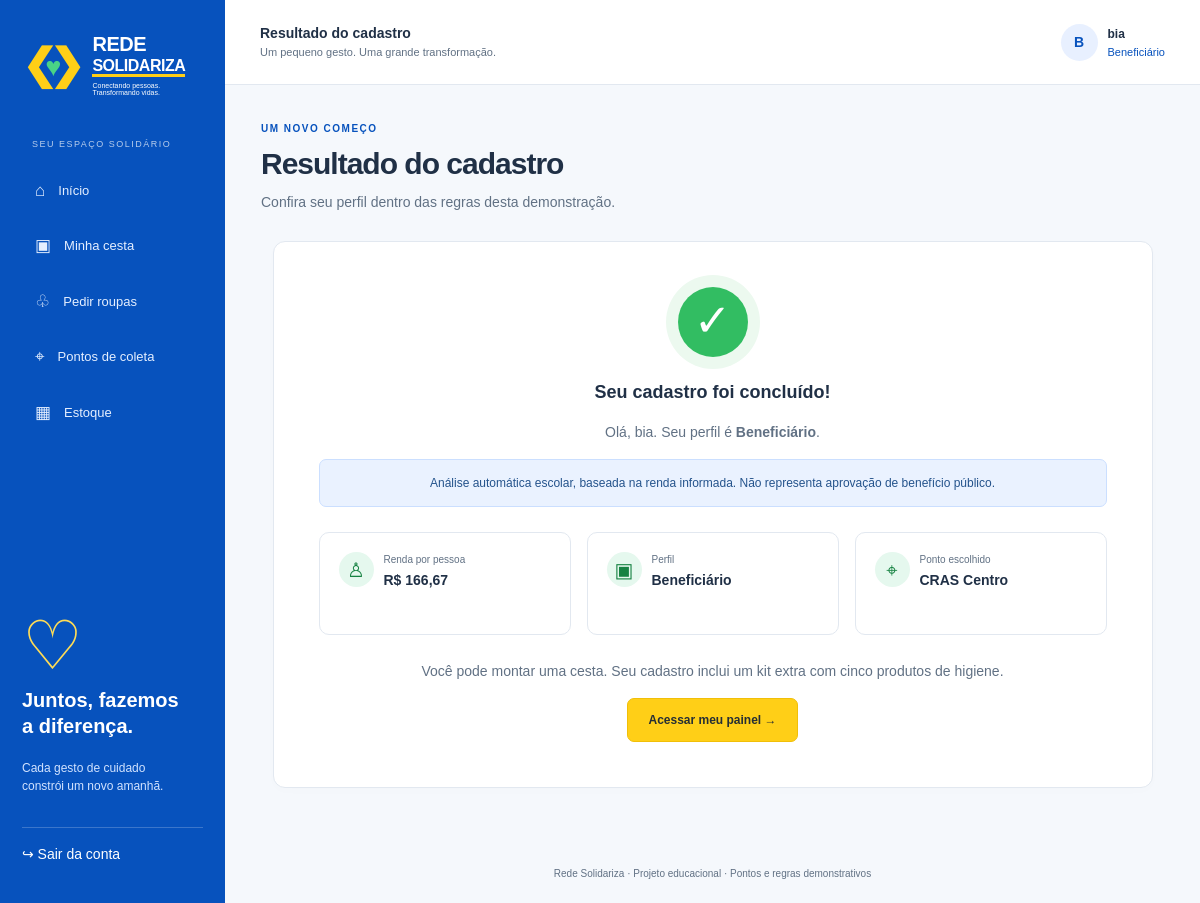
The page /resultado (signed in) on the database its author committed.
### tables this page shows
CREATE TABLE usuarios(id INTEGER PRIMARY KEY, nome TEXT NOT NULL, cpf TEXT UNIQUE NOT NULL, telefone TEXT NOT NULL, senha TEXT NOT NULL, moradores INTEGER NOT NULL, criancas INTEGER NOT NULL, renda INTEGER NOT NULL, perfil TEXT NOT NULL, higiene INTEGER NOT NULL, codigo TEXT UNIQUE NOT NULL, ponto TEXT NOT NULL, admin INTEGER NOT NULL DEFAULT 0);

### app.py (the view)
@app.route('/resultado')
@login_required
def resultado():
    return render_template('resultado.html', title='Resultado do cadastro')

### app.py (called while the page is built)
def db():
    if 'db' not in g:
        g.db = sqlite3.connect(app.config['DATABASE'], timeout=15)
        g.db.row_factory = sqlite3.Row
        g.db.execute('PRAGMA foreign_keys=ON')
    return g.db

@app.template_filter('brl')
def brl(value):
    return ('R$ ' + f'{value / 100:,.2f}').replace(',', 'X').replace('.', ',').replace('X', '.')

@app.before_request
def prepare():
    g.user = db().execute('SELECT * FROM usuarios WHERE id=?', (session.get('uid'),)).fetchone()
    if 'csrf' not in session:
        session['csrf'] = secrets.token_hex(32)
    if request.method == 'POST' and not secrets.compare_digest(session['csrf'], request.form.get('csrf','')):
        abort(400, 'Sua sessão expirou. Recarregue a página e tente novamente.')

def login_required(f):
    @wraps(f)
    def wrapped(*args, **kwargs):
        if not g.user:
            return redirect(url_for('login'))
        return f(*args, **kwargs)
    return wrapped

@app.context_processor
def context():
    return dict(user=g.user, pontos=PONTOS, icones=ICONES, tipos=TIPOS)

### templates/resultado.html
{% extends 'base.html' %}{% block content %}<div class="page-heading"><span class="eyebrow">UM NOVO COMEÇO</span><h1>Resultado do cadastro</h1><p>Confira seu perfil dentro das regras desta demonstração.</p></div><section class="card result"><div class="success-icon">✓</div><h2>Seu cadastro foi concluído!</h2><p>Olá, {{ user.nome.split()[0] }}. Seu perfil é <strong>{{ user.perfil }}</strong>.</p><div class="notice info">Análise automática escolar, baseada na renda informada. Não representa aprovação de benefício público.</div><div class="stats"><article><span>♙</span><small>Renda por pessoa</small><strong>{{ (user.renda / user.moradores)|brl }}</strong></article><article><span>▣</span><small>Perfil</small><strong>{{ user.perfil }}</strong></article><article><span>⌖</span><small>Ponto escolhido</small><strong>{{ user.ponto }}</strong></article></div><p>{% if user.perfil=='Beneficiário' %}Você pode montar uma cesta. {% if user.higiene %}Seu cadastro inclui um kit extra com cinco produtos de higiene.{% endif %}{% else %}Você pode registrar doações de alimentos, roupas e valores.{% endif %}</p><a class="button yellow" href="{{ url_for('painel') }}">Acessar meu painel →</a></section>{% endblock %}

### templates/base.html (shortened to what this page needs)
<!DOCTYPE html>
<html lang="pt-BR">
<head><link rel="stylesheet" href="{{ url_for('static',filename='style.css') }}"></head>
<body class="{{ 'doador' if user and user.perfil=='Doador' else '' }} {{ 'autenticacao' if not user else '' }}">
{% macro logo() %}<a class="logo" href="{{ url_for('home') }}"><span class="marca" aria-hidden="true">❮<b>♥</b>❯</span><span>REDE<br><strong>SOLIDARIZA</strong><small>Conectando pessoas. Transformando vidas.</small></span></a>{% endmacro %}
{% if user %}
<aside class="sidebar" id="menu">{{ logo() }}<span class="nav-label">SEU ESPAÇO SOLIDÁRIO</span><nav aria-label="Principal">
<a class="{{ 'active' if request.endpoint=='painel' }}" href="{{ url_for('painel') }}">⌂ <span>Início</span></a>
{% if user.perfil=='Beneficiário' %}<a class="{{ 'active' if request.endpoint=='cesta' }}" href="{{ url_for('cesta') }}">▣ <span>Minha cesta</span></a><a href="{{ url_for('movimentar',modo='pedido-roupas') }}">♧ <span>Pedir roupas</span></a>
{% else %}<a href="{{ url_for('movimentar',modo='alimentos') }}">♡ <span>Doar alimentos</span></a><a href="{{ url_for('movimentar',modo='roupas') }}">♧ <span>Doar roupas</span></a><a href="{{ url_for('movimentar',modo='dinheiro') }}">＄ <span>Registrar valor</span></a>{% endif %}
<a class="{{ 'active' if request.endpoint=='pontos' }}" href="{{ url_for('pontos') }}">⌖ <span>Pontos de coleta</span></a><a class="{{ 'active' if request.endpoint=='estoque' }}" href="{{ url_for('estoque') }}">▦ <span>Estoque</span></a>
{% if user.admin %}<a href="{{ url_for('cadastros') }}">♙ <span>Cadastros</span></a>{% endif %}</nav>
<div class="sidebar-message"><span>♡</span><h3>Juntos, fazemos<br>a diferença.</h3><p>Cada gesto de cuidado<br>constrói um novo amanhã.</p></div>
<form action="{{ url_for('sair') }}" method="post">{{ csrf() }}<button class="logout" type="submit">↪ Sair da conta</button></form></aside>
<div class="workspace"><header class="topbar"><button class="menu-button" aria-label="Abrir menu" aria-controls="menu" aria-expanded="false">☰</button><div><strong>{{ title }}</strong><small>Um pequeno gesto. Uma grande transformação.</small></div><div class="profile"><span class="avatar">{{ user.nome[0]|upper }}</span><span><strong>{{ user.nome.split()[0] }}</strong><small>{{ user.perfil }}</small></span></div></header>
{% endif %}
<main id="conteudo" class="{{ 'content' if user else 'auth-main' }}">
{% block content %}{% endblock %}
</main>{% if user %}<footer>Rede Solidariza · Projeto educacional · Pontos e regras demonstrativos</footer></div>{% endif %}
</body></html>

### static/style.css (style rules this page uses)
:root { --brand:#0752bd;--brand-dark:#073d92;--yellow:#ffcf17;--ink:#203046;--muted:#617184;--line:#e2e8f0;--bg:#f5f8fc;--green:#21a75c }
* { box-sizing:border-box }
body { margin:0;color:var(--ink);background:var(--bg);font-family:Arial,Helvetica,sans-serif;font-size:14px;line-height:1.5 }
a { color:var(--brand);text-decoration:none }
button,input,select { font:inherit }
button,a,input,select { -webkit-tap-highlight-color:transparent }
button { cursor:pointer }
h1,h2,h3,p { margin-top:0 }
h1 { font-size:30px;line-height:1.2;letter-spacing:-1px;margin-bottom:10px }
h2 { font-size:18px;margin-bottom:10px }
h3 { font-size:15px }
small { font-size:12px }
p { color:var(--muted) }
button { border:0 }
form { margin:0 }
.logo { display:flex;align-items:center;gap:8px;color:#fff;font-size:21px;font-weight:800;line-height:1;letter-spacing:-.5px }
.logo strong { font-size:16px;border-bottom:3px solid var(--yellow) }
.logo small { display:block;font-size:7px;letter-spacing:0;margin-top:8px;font-weight:400 }
.marca { font-size:42px;letter-spacing:-12px;margin-right:12px;color:var(--yellow);white-space:nowrap }
.marca b { color:#49d386;font-size:27px;vertical-align:middle }
.sidebar { position:fixed;left:0;top:0;bottom:0;width:225px;padding:34px 22px 22px;background:var(--brand);color:white;display:flex;flex-direction:column;z-index:20;overflow:auto }
.sidebar .logo { font-size:20px }
.nav-label { font-size:9px;letter-spacing:1.5px;opacity:.7;margin:42px 10px 14px }
.sidebar nav { display:grid;gap:6px }
.sidebar nav a { color:#e5efff;display:flex;align-items:center;gap:13px;padding:12px 13px;border-radius:8px;font-size:17px }
.sidebar nav a span { font-size:13px }
.sidebar-message { margin-top:auto;padding-top:45px;position:relative }
.sidebar-message>span { font-size:68px;color:#ffdc56;line-height:1.2 }
.sidebar-message h3 { color:#fff;font-size:20px;line-height:1.3 }
.sidebar-message p { color:#d2e3ff;font-size:12px }
.logout { margin-top:20px;background:transparent;border-top:1px solid #ffffff35;color:white;padding:16px 0;text-align:left;width:100% }
.workspace { margin-left:225px }
.topbar { height:85px;background:white;border-bottom:1px solid var(--line);display:flex;align-items:center;justify-content:space-between;padding:0 35px;gap:15px }
.topbar small { display:block;color:var(--muted);font-size:11px }
.profile { display:flex;gap:10px;align-items:center }
.profile strong { font-size:12px }
.profile small { color:var(--brand) }
.avatar { width:37px;height:37px;background:#e8f0ff;color:var(--brand);display:grid;place-items:center;border-radius:50%;font-weight:700 }
.content { max-width:1450px;margin:auto;padding:36px }
.page-heading { margin-bottom:28px }
.eyebrow { display:block;font-size:10px;font-weight:700;letter-spacing:1.5px;color:var(--brand);margin-bottom:10px }
.card { background:#fff;border:1px solid var(--line);border-radius:12px;padding:24px;box-shadow:0 3px 12px #183c5a03;min-width:0 }
.stats { display:grid;grid-template-columns:repeat(4,minmax(0,1fr));gap:16px;margin-bottom:26px }
.stats article { background:#fff;border:1px solid var(--line);border-radius:10px;padding:19px;position:relative;min-width:0 }
.stats article>span { float:left;width:35px;height:35px;display:grid;place-items:center;background:#e5f8ee;color:#168242;border-radius:50%;font-size:20px;margin:0 10px 28px 0 }
.stats small { display:block;color:var(--muted);font-size:10px }
.stats strong { display:block;font-size:14px;line-height:1.35;margin:4px 0 }
.button { display:inline-flex;align-items:center;justify-content:center;gap:8px;border-radius:7px;padding:12px 20px;font-weight:700;font-size:12px;min-height:44px;transition:background .15s }
.yellow { background:var(--yellow);color:#252e35;border:1px solid #f1bf08 }
footer { color:var(--muted);font-size:10px;text-align:center;padding:22px }
.notice { padding:14px 16px;border-radius:7px;font-size:12px;margin-bottom:20px;border:1px solid }
.notice.info { color:#24538c;background:#eaf2ff;border-color:#cbdfff }
.result { max-width:880px;margin:20px auto;text-align:center;padding:45px }
.result>p { max-width:620px;margin:16px auto }
.result .stats { grid-template-columns:repeat(3,1fr);text-align:left;margin-top:25px }
.success-icon { width:70px;height:70px;background:#32bd62;color:white;font-size:45px;border-radius:50%;margin:0 auto 22px;box-shadow:0 0 0 12px #ecf9ef }

### rows shown on the page
usuarios: nome "B", nome "bia", perfil "Beneficiário", (user.renda/user.moradores)|brl "R$ 166,67", ponto "CRAS Centro"

### other values the page prints
{{ title }} "Resultado do cadastro"
